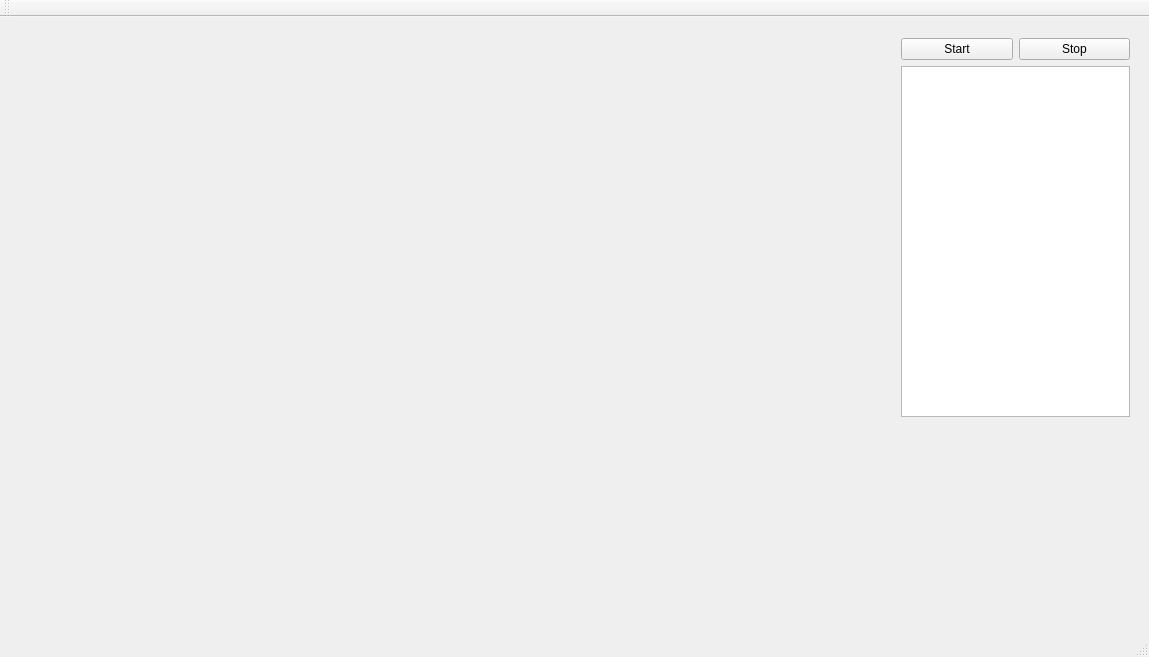
<?xml version="1.0" encoding="UTF-8"?>
<ui version="4.0">
 <class>MainWindow</class>
 <widget class="QMainWindow" name="MainWindow">
  <property name="geometry">
   <rect>
    <x>0</x>
    <y>0</y>
    <width>1149</width>
    <height>657</height>
   </rect>
  </property>
  <property name="windowTitle">
   <string>MainWindow</string>
  </property>
  <widget class="QWidget" name="centralWidget">
   <widget class="QCustomPlot" name="plot" native="true">
    <property name="geometry">
     <rect>
      <x>10</x>
      <y>10</y>
      <width>871</width>
      <height>401</height>
     </rect>
    </property>
   </widget>
   <widget class="QWidget" name="layoutWidget">
    <property name="geometry">
     <rect>
      <x>890</x>
      <y>10</y>
      <width>251</width>
      <height>401</height>
     </rect>
    </property>
    <layout class="QVBoxLayout" name="verticalLayout">
     <item>
      <layout class="QHBoxLayout" name="horizontalLayout">
       <item>
        <widget class="QPushButton" name="bStart">
         <property name="text">
          <string>Start</string>
         </property>
        </widget>
       </item>
       <item>
        <widget class="QPushButton" name="bStop">
         <property name="text">
          <string>Stop</string>
         </property>
        </widget>
       </item>
      </layout>
     </item>
     <item>
      <widget class="QPlainTextEdit" name="console">
       <property name="plainText">
        <string/>
       </property>
      </widget>
     </item>
    </layout>
   </widget>
   <widget class="QCustomPlot" name="plotData0" native="true">
    <property name="geometry">
     <rect>
      <x>20</x>
      <y>420</y>
      <width>521</width>
      <height>171</height>
     </rect>
    </property>
   </widget>
   <widget class="QCustomPlot" name="plotQuan0" native="true">
    <property name="geometry">
     <rect>
      <x>580</x>
      <y>420</y>
      <width>541</width>
      <height>161</height>
     </rect>
    </property>
   </widget>
  </widget>
  <widget class="QMenuBar" name="menuBar">
   <property name="geometry">
    <rect>
     <x>0</x>
     <y>0</y>
     <width>1149</width>
     <height>21</height>
    </rect>
   </property>
  </widget>
  <widget class="QToolBar" name="mainToolBar">
   <attribute name="toolBarArea">
    <enum>TopToolBarArea</enum>
   </attribute>
   <attribute name="toolBarBreak">
    <bool>false</bool>
   </attribute>
  </widget>
  <widget class="QStatusBar" name="statusBar"/>
 </widget>
 <layoutdefault spacing="6" margin="11"/>
 <customwidgets>
  <customwidget>
   <class>QCustomPlot</class>
   <extends>QWidget</extends>
   <header location="global">qcustomplot.h</header>
   <container>1</container>
  </customwidget>
 </customwidgets>
 <resources/>
 <connections/>
</ui>
